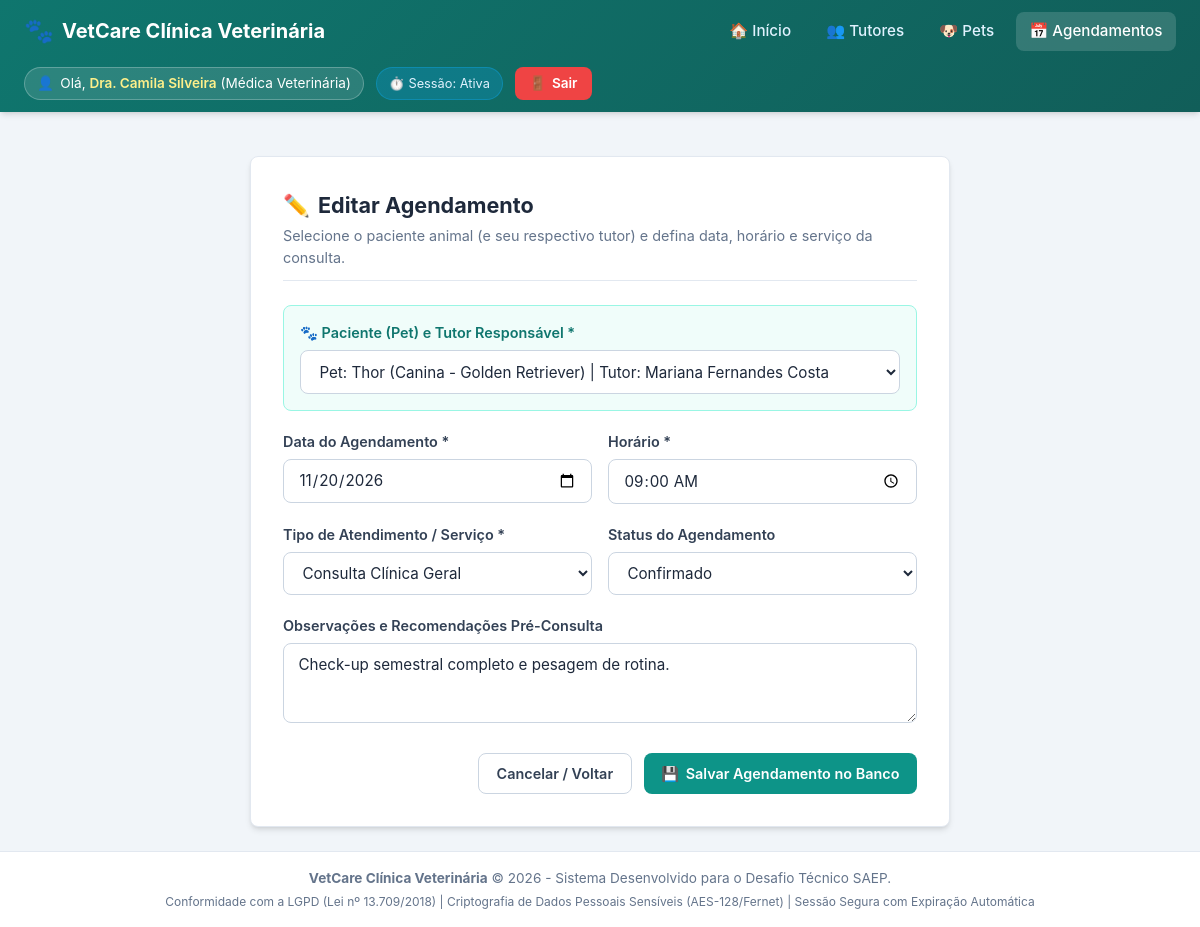
/agendamentos/1/editar (signed in), run on the app's committed database.
### tables this page shows
CREATE TABLE agendamento (
        id INTEGER PRIMARY KEY AUTOINCREMENT,
        pet_id INTEGER NOT NULL,
        data_agendamento TEXT NOT NULL,
        hora_agendamento TEXT NOT NULL,
        tipo_servico TEXT NOT NULL,
        status TEXT NOT NULL DEFAULT 'Agendado',
        observacoes TEXT,
        criado_em TIMESTAMP DEFAULT CURRENT_TIMESTAMP,
        FOREIGN KEY (pet_id) REFERENCES pet (id) ON DELETE CASCADE
    );

### app.py (the view, shortened to what this page needs)
@app.route("/agendamentos/<int:id>/editar", methods=["GET", "POST"])
def agendamento_editar(id):
    agendamento = query_db("SELECT * FROM agendamento WHERE id = ?", [id], one=True)
    if not agendamento:
        flash("Agendamento não encontrado.", "danger")
        return redirect(url_for("agendamentos"))
    pets = query_db("""
        SELECT p.id, p.nome, p.especie, p.raca, t.nome AS tutor_nome
        FROM pet p
        JOIN tutor t ON p.tutor_id = t.id
        ORDER BY t.nome ASC, p.nome ASC
    """)
    return render_template("agendamento_form.html", acao="Editar", agendamento=dict(agendamento), pets=pets)

### app.py (called while the page is built)
@app.before_request
def check_session_timeout():
    public_endpoints = ["login", "static"]
    if request.endpoint and any(request.endpoint.startswith(p) for p in public_endpoints):
        return
    if "user_id" not in session:
        return redirect(url_for("login"))
    now = time.time()
    last_activity = session.get("last_activity")
    if last_activity and (now - last_activity > 1800):  # 30 minutos
        session.clear()
        flash("Sua sessão expirou por tempo de inatividade. Faça login novamente.", "warning")
        return redirect(url_for("login"))
    session["last_activity"] = now
    g.user_name = session.get("user_name")
    g.user_email = session.get("user_email")
    g.user_role = session.get("user_role")

### database.py (called while the page is built)
def get_connection():
    conn = sqlite3.connect(DB_PATH)
    conn.row_factory = sqlite3.Row
    conn.execute("PRAGMA foreign_keys = ON")
    return conn

def query_db(query, args=(), one=False):
    conn = get_connection()
    try:
        cur = conn.cursor()
        cur.execute(query, args)
        rv = cur.fetchall()
        cur.close()
        return (dict(rv[0]) if rv else None) if one else [dict(r) for r in rv]
    finally:
        conn.close()

### templates/agendamento_form.html (shortened to what this page needs)
{% extends "base.html" %}
{% block content %}
<div class="form-card">
    <div style="margin-bottom: 1.5rem; border-bottom: 1px solid var(--gray-200); padding-bottom: 0.75rem;">
        <h1 class="page-title" style="font-size: 1.35rem;">
            <span>{% if acao == 'Editar' %}✏️{% else %}📅{% endif %}</span> {{ acao }} Agendamento
        </h1>
        <p class="page-subtitle">
            Selecione o paciente animal (e seu respectivo tutor) e defina data, horário e serviço da consulta.
        </p>
    </div>
    <form method="POST">
        <div class="form-group" style="background: #f0fdfa; border: 1px solid #99f6e4; padding: 1rem; border-radius: var(--radius);">
            <label for="pet_id" class="form-label" style="color: #0f766e;">
                🐾 Paciente (Pet) e Tutor Responsável *
            </label>
            <select id="pet_id" name="pet_id" class="form-control" required>
                {% for p in pets %}
                    <option value="{{ p.id }}" {% if agendamento and agendamento.pet_id|string == p.id|string %}selected{% endif %}>
                        Pet: {{ p.nome }} ({{ p.especie }} - {{ p.raca }}) | Tutor: {{ p.tutor_nome }}
                    </option>
                {% endfor %}
            </select>
        </div>
        <div class="form-row" style="margin-top: 1rem;">
            <div class="form-group">
                <label for="data_agendamento" class="form-label">Data do Agendamento *</label>
                <input type="date" id="data_agendamento" name="data_agendamento" class="form-control"
                       value="{{ agendamento.data_agendamento if agendamento else '' }}" required>
            </div>
            <div class="form-group">
                <label for="hora_agendamento" class="form-label">Horário *</label>
                <input type="time" id="hora_agendamento" name="hora_agendamento" class="form-control"
                       value="{{ agendamento.hora_agendamento if agendamento else '' }}" required>
            </div>
        </div>
        <div class="form-row">
            <div class="form-group">
                <label for="tipo_servico" class="form-label">Tipo de Atendimento / Serviço *</label>
                <select id="tipo_servico" name="tipo_servico" class="form-control" required>
                    <option value="Consulta Clínica Geral" {% if agendamento and agendamento.tipo_servico == 'Consulta Clínica Geral' %}selected{% endif %}>Consulta Clínica Geral</option>
                </select>
            </div>
            <div class="form-group">
                <label for="status" class="form-label">Status do Agendamento</label>
                <select id="status" name="status" class="form-control">
                    <option value="Confirmado" {% if agendamento and agendamento.status == 'Confirmado' %}selected{% endif %}>Confirmado</option>
                </select>
            </div>
        </div>
        <div class="form-group">
            <label for="observacoes" class="form-label">Observações e Recomendações Pré-Consulta</label>
            <textarea id="observacoes" name="observacoes" class="form-control" rows="3"
                      placeholder="Jejum prévio, sintomas relatados pelo tutor...">{{ agendamento.observacoes if agendamento else '' }}</textarea>
        </div>
        <div style="display: flex; gap: 0.75rem; justify-content: flex-end; margin-top: 1.5rem;">
            <a href="{{ url_for('agendamentos') }}" class="btn btn-outline">Cancelar / Voltar</a>
            <button type="submit" class="btn btn-primary">
                <span>💾</span> Salvar Agendamento no Banco
            </button>
        </div>
    </form>
</div>
{% endblock %}

### static/css/style.css (style rules this page uses)
:root { --primary: #0d9488; --primary-hover: #0f766e; --primary-light: #ccfbf1; --secondary: #0284c7; --secondary-hover: #0369a1; --dark: #1e293b; --light: #f8fafc; --white: #ffffff; --gray-100: #f1f5f9; --gray-200: #e2e8f0; --gray-300: #cbd5e1; --gray-500: #64748b; --gray-700: #334155; --danger: #ef4444; --danger-light: #fee2e2; --success: #10b981; --success-light: #d1fae5; --warning: #f59e0b; --warning-light: #fef3c7; --info: #0ea5e9; --info-light: #e0f2fe; --radius: 8px; --shadow: 0 4px 6px -1px rgba(0, 0, 0, 0.1), 0 2px 4px -2px rgba(0, 0, 0, 0.1); --shadow-lg: 0 10px 15px -3px rgba(0, 0, 0, 0.1), 0 4px 6px -4px rgba(0, 0, 0, 0.1); }
* { box-sizing: border-box; margin: 0; padding: 0; font-family: -apple-system, BlinkMacSystemFont, "Segoe UI", Roboto, "Helvetica Neue", Arial, sans-serif; }
body { background-color: #f1f5f9; color: var(--dark); line-height: 1.5; min-height: 100vh; display: flex; flex-direction: column; }
.btn { display: inline-flex; align-items: center; justify-content: center; gap: 0.4rem; padding: 0.55rem 1.1rem; font-size: 0.9rem; font-weight: 600; border-radius: var(--radius); text-decoration: none; border: none; cursor: pointer; transition: all 0.2s; }
.btn-primary { background-color: var(--primary); color: var(--white); }
.btn-outline { background-color: transparent; border: 1px solid var(--gray-300); color: var(--gray-700); }
.page-title { font-size: 1.5rem; font-weight: 700; color: var(--dark); display: flex; align-items: center; gap: 0.5rem; }
.page-subtitle { font-size: 0.9rem; color: var(--gray-500); margin-top: 0.2rem; }
.form-card { background: var(--white); border-radius: var(--radius); padding: 2rem; box-shadow: var(--shadow); border: 1px solid var(--gray-200); max-width: 700px; margin: 0 auto; }
.form-group { margin-bottom: 1.25rem; }
.form-label { display: block; margin-bottom: 0.4rem; font-weight: 600; font-size: 0.9rem; color: var(--gray-700); }
.form-control { width: 100%; padding: 0.65rem 0.9rem; border: 1px solid var(--gray-300); border-radius: var(--radius); font-size: 0.95rem; color: var(--dark); background-color: var(--white); }
.form-row { display: grid; grid-template-columns: repeat(auto-fit, minmax(200px, 1fr)); gap: 1rem; }

### data on the page
agendamento: pet_id "Pet: Thor (Canina - Golden Retriever) | Tutor: Mariana Fernandes Costa", data_agendamento "11/20/2026", hora_agendamento "09:00", tipo_servico "Consulta Clínica Geral", status "Confirmado", observacoes "Check-up semestral completo e pesagem de rotina."

### other printed values
{{ g.user_name }} "Dra. Camila Silveira"
{{ g.user_role }} "Médica Veterinária"
{{ acao }} "Editar"
